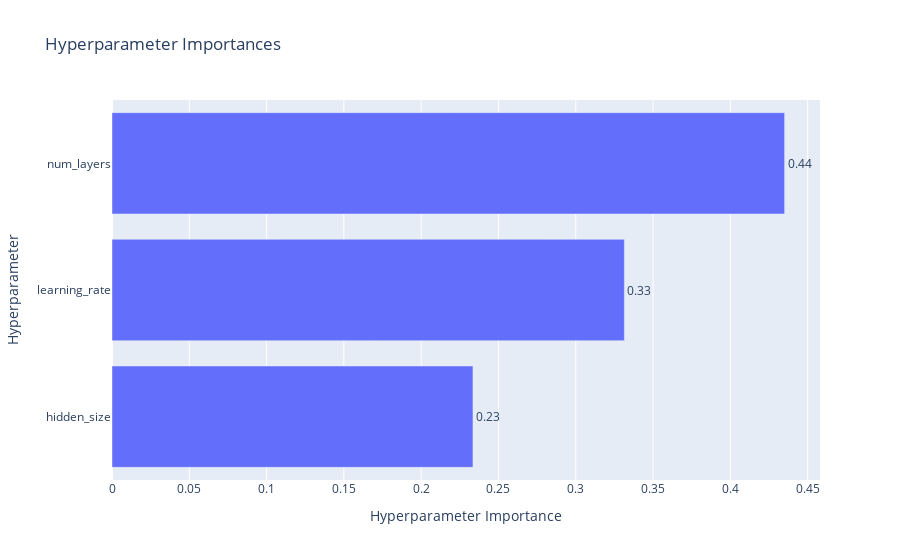

Here is the notebook cell this chart was saved with:
### Markdown cell above
## Useful optuna plots

### Code cell
optuna.visualization.plot_param_importances(study)

### Figure 1 — Plotly figure (JSON) as saved in the notebook; plotly's stock layout.template omitted (floating-point values rounded to 4 significant figures)
{"data": [{"cliponaxis": false, "hovertemplate": ["hidden_size (IntDistribution): 0.23349787902562627<extra></extra>", "learning_rate (FloatDistribution): 0.33142537273935646<extra></extra>", "num_layers (IntDistribution): 0.43507674823501735<extra></extra>"], "name": "Objective Value", "orientation": "h", "text": ["0.23", "0.33", "0.44"], "textposition": "outside", "type": "bar", "x": [0.2335, 0.3314, 0.4351], "y": ["hidden_size", "learning_rate", "num_layers"]}], "layout": {"title": {"text": "Hyperparameter Importances"}, "xaxis": {"title": {"text": "Hyperparameter Importance"}}, "yaxis": {"title": {"text": "Hyperparameter"}}}}
